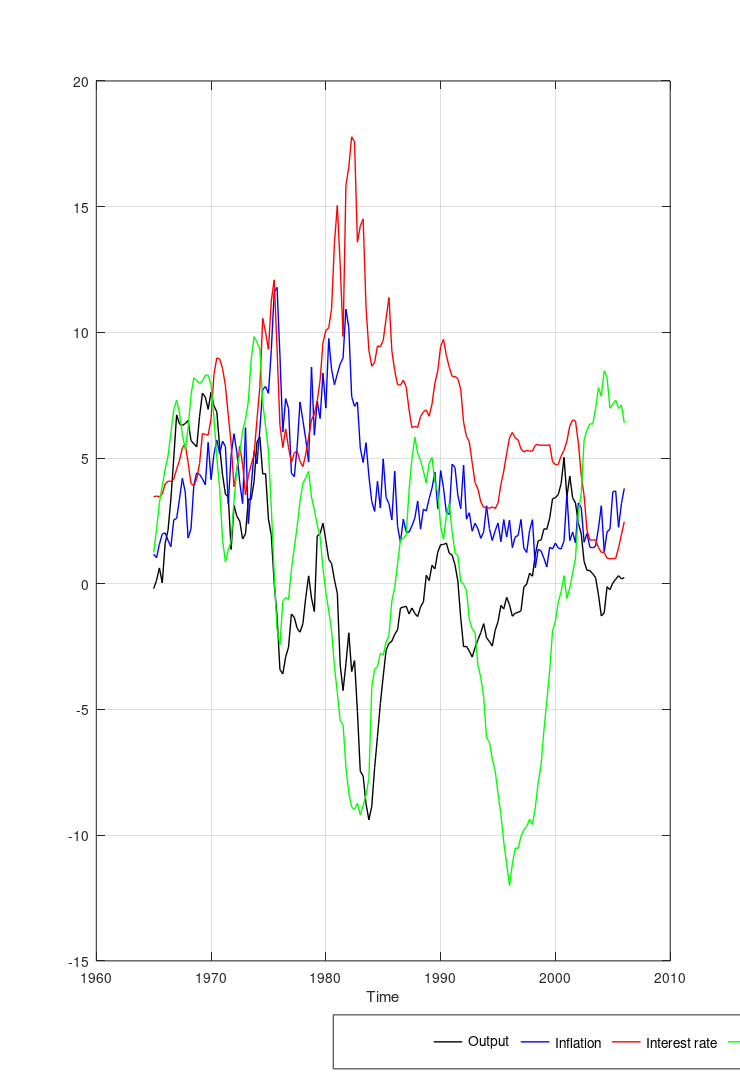

The MATLAB source for this figure:
%Data set:
%Output, Inflation, Interest Rates, InvVelocity  

load datampshock.txt
YY=datampshock;
ti=linspace(1964,0.2, size(YY,1))';
nobs=size(YY,1);

%Convert velocity into real money balances

YY(:,4)=YY(:,4)+YY(:,1);


%% Graphs

% Attributes 
linesty={'-','-','-','-'};
color={'k','b','r','g'};
marker={'none','none','none','none'};
legend_list = {'Output', 'Inflation', 'Interest rate', 'Inverse velocity'};

% xaxis
time = 1965:0.25:2006;

figure(1);
p = plot(time, YY, 'linewidth', 1);
size_p=size(p);
grid on;
for i=1:size_p(1);
    set(p(i),'LineStyle',linesty{i},'Color',color{i},'Marker',marker{i});
    xlabel("Time")
end
h=legend(legend_list, 'orientation', 'horizontal');
set(h,'Fontsize',10);
set(h,'Position',[0.45 0.01 0.1 0.05]);

X = 21.0;                  % A4 paper size
Y = 29.7;                  % A4 paper size
xMargin = 1;               % left/right margins from page borders
yMargin = 1;               % bottom/top margins from page borders
xSize = X - 2*xMargin;     % figure size on paper (widht & hieght)
ySize = Y - 2*yMargin;     % figure size on paper (widht & hieght)

set(gcf, 'Units','centimeters', 'Position',[0 0 xSize ySize]/2)

set(gcf, 'PaperUnits','centimeters')
set(gcf, 'PaperSize',[X Y])
set(gcf, 'PaperPosition',[xMargin yMargin xSize ySize])
set(gcf, 'PaperOrientation','portrait')

print -dpdf -r0 pRawData.pdf